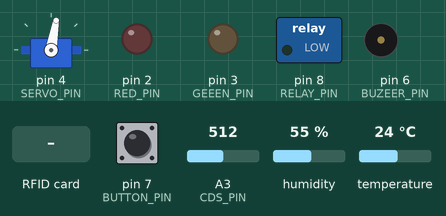
Simulated run of this sketch. Board: Arduino Uno, built with avr-gcc and run on an emulated ATmega328P. Shown: servo, switched loads named in the sketch (green lamp = pin HIGH), output pins drawn as LEDs (lit = HIGH), buzzer (waves = sounding). Inputs (shaded band) come from the test bench; at power-on: A3 (CDS_PIN) = 512, pin 7 (BUTTON_PIN) HIGH, humidity 55 %, temperature 24 °C. Pins used as bus, display or sensor lines are not drawn; what the sketch prints to the serial monitor is not drawn.

Above: at 1.2 s.
1.3 s: RFID card 93 D7 FA 18 A6 held to the reader
At 1.41 s:
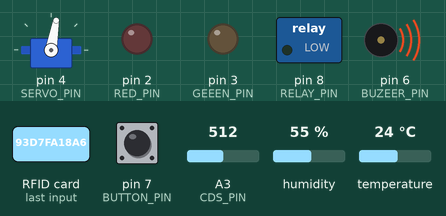
At 3.23 s:
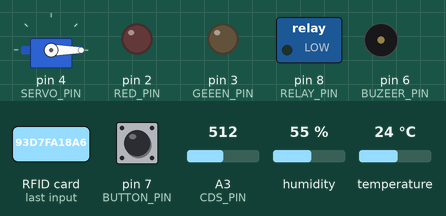
4.8 s: A3 (CDS_PIN) set to 1023
Timing chart, 0 to 7.8 s (numbered marks = the images above; inputs shaded):
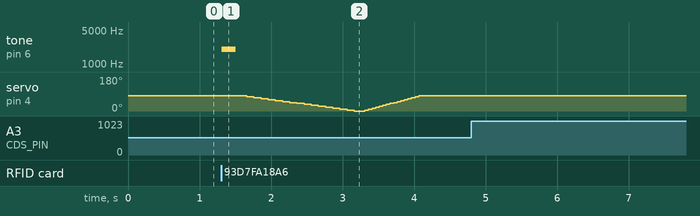

Measured:
- after the input at 1.3 s, tone on pin 6 (BUZEER_PIN): silent → 2000 Hz at once, → silent 0.20 s later; servo on pin 4 (SERVO_PIN): 80° → 75° after 0.36 s, → 70° 0.10 s later, → 65° 0.10 s later, → 60° 0.10 s later, … (32 changes in this stretch)
- after the input at 4.8 s, every drawn part: stays the same

The sketch:

Py_Control_Test.ino
```cpp
/*
    LCD 螢幕資料
   ---------------------------------
   R:1 28.30,89.00 (接收自Python)
   756,20.10,57.00 (回應給Python)
   ---------------------------------
   接收指令
   LED RED  :1 -> D2
   LED GREEN:2 -> D3
   Servo    :4(Open),
             8(Close) -> D4 (紅+5V,菊D4,咖GND)
   Python 傳送指定數值可以控制設備
   傳送過來的值要顯示在 LCD 上
   Buzeer => GND -> GND
             I/O -> D6
             VCC -> +5V
   BUTTON => D7
   ----------------------------------
   傳送資料
   CDS => GND  -> GND
          VCC  -> +5V
          SIG  -> A3
   DHT => GND  -> GND
          DATA -> D5
          VCC  -> +5V
*/
#include <Servo.h>
#include <Timer.h>
#include <Wire.h>
//#include <LCD.h>
//#include <LiquidCrystal_I2C.h>
#include "DHT.h"
#include "MyDef.h"
#include <SPI.h>
#include <RFID.h>

//LiquidCrystal_I2C lcd(I2C_ADDR, 2, 1, 0, 4, 5, 6, 7, 3, POSITIVE);
Timer timer1, timer2, timer3, timer4;
Servo myservo; // 建立 Servo 物件
DHT dht(DHT_PIN, DHT_TYPE); // 初始化 dht

int DHT_DELTA = -3;
int openDegree  = 0;  // 開門角度
int closeDegree = 80; // 關門角度
int curDegree   = closeDegree;
int cdsValue = 0;
float humi = 0.0;
float temp = 0.0;

int control = 0;
int minControl = 0;
int maxControl = 256;
String inString = "";
boolean isBuzeer = false;
bool idcard = false;
String cardId = ""; // 卡片 id
String primary[1] = {"93d7fa18a6"}; //{"ac","1e","41","4a","b9"}

RFID rfid(SDA_PIN, RST_PIN);

void setup() {
  Serial.begin(9600);
  pinMode(RED_PIN, OUTPUT);
  pinMode(GEEEN_PIN, OUTPUT);
  pinMode(SERVO_PIN, OUTPUT);
  pinMode(BUZEER_PIN, OUTPUT);
  pinMode(BUTTON_PIN, INPUT);
  pinMode(RELAY_PIN, OUTPUT);

  //lcd.begin(16, 2);
  //lcd.setBacklight(HIGH);
  //lcd.clear();


  myservo.attach(SERVO_PIN); // 設定 Servo 訊號腳位
  myservo.write(curDegree); // 0~180

  dht.begin(); // 啟動 dht
  SPI.begin();
  rfid.init();

  digitalWrite(RELAY_PIN, LOW);

  timer1.every(100,  listenerSerial);
  timer2.every(100,  playLED);
  timer2.every(100,  playServo);
  timer2.every(100,  playBuzeerAndButton);
  timer2.every(100,  playDHT11AndCDS);
  timer3.every(100,  IdDoor);
  timer4.every(1000,  responseData);
}

void loop() {
  timer1.update();
  timer2.update();
  timer3.update();
  timer4.update();
}
void IdDoor() {
  if (rfid.isCard() && rfid.readCardSerial()) { // 偵測到卡
    // 讀取卡片id
    tone(BUZEER_PIN, 2000, 200);
    Serial.println("Card found");
    for (int i = 0; i < 5; i++) {
      cardId += String(rfid.serNum[i], HEX); // 組合前5個id內容
    }
    for (int i = 0; i < sizeof(primary) / sizeof(primary[0]); i++) {
      for (int j = 0; j < 5; j++) {
        if (primary[i].charAt(j) != cardId.charAt(j)) {
          Serial.println("請重新感應");
          break;
        } else {
          Serial.println("通行");
          cardId = "";
          idcard = true;
        }
      }
    }
  }
  delay(200);
}
void responseData() {
  Serial.print(cdsValue);
  Serial.print(",");
  Serial.print(temp);
  Serial.print(",");
  Serial.print(humi);
  Serial.print(",");
  Serial.print(control);
  Serial.print(",");
  Serial.print(curDegree);
  Serial.println();

  /*lcd.setCursor(0, 1);
    lcd.print("                ");
    lcd.setCursor(0, 1);
    lcd.print(cdsValue);
    lcd.print(", ");
    lcd.print(temp);
    lcd.print(",");
    lcd.print(humi);*/
}

void playDHT11AndCDS() {
  cdsValue = analogRead(CDS_PIN);
  float h = dht.readHumidity(); // 濕度
  float t = dht.readTemperature(false); // 溫度 true: 華氏, false(預設): 攝氏
  if (isnan(h) || isnan(t)) { // nan -> not a number
    delay(500);
    return;
  }
  humi = h;
  // 溫度 delta 調整
  temp = t + DHT_DELTA;
}

void playBuzeerAndButton() {
  if (control == 16) { // 開警報
    isBuzeer = true;
  }
  if (isBuzeer) {
    tone(BUZEER_PIN, 2500, 500);
    delay(200);
  }
  if (digitalRead(BUTTON_PIN) == LOW) { // LOW = 0, HIGH = 1
    control = 32; // 關警報
    isBuzeer = false;
  }
}

void playLED() {
  digitalWrite(RED_PIN,   control & 1);
  digitalWrite(GEEEN_PIN, control & 2);
}

void playServo() {
  // 開門
  if ((control & 4) > 0 && curDegree == closeDegree) {
    for (int i = closeDegree; i >= openDegree; i -= 5) {
      myservo.write(i);
      curDegree = i;
      delay(50);
    }
    digitalWrite(RELAY_PIN, LOW);
  }

  // 關門
  if ((control & 8) > 0 && curDegree == openDegree) {
    for (int i = openDegree; i <= closeDegree; i += 5) {
      myservo.write(i);
      curDegree = i;
      delay(50);
    }
    digitalWrite(RELAY_PIN, HIGH);
  }
  if (idcard == true) {
    for (int i = closeDegree; i >= openDegree; i -= 5) {
      myservo.write(i);
      curDegree = i;
      delay(100);
    }
    for (int i = openDegree; i <= closeDegree; i += 5) {
      myservo.write(i);
      curDegree = i;
      delay(50);
    }
    idcard = false;
  }
}

boolean ow = false;
String owString = "";
//ex: A23.56,78.12#
void listenerSerial() {
  while (Serial.available() > 0) {
    int inChar = Serial.read();
    if (inChar == 65) { // A
      owString = "";
      ow = true;
    } else if (isDigit(inChar) && ow == false) {
      inString += (char)inChar;
    }

    if (ow == true) {
      owString += (char)inChar;
    }
    /*lcd.setCursor(0, 0);
      lcd.print("R:");*/
    if (inChar == '\n' || inChar == '#' && ow == true) {
      /*lcd.setCursor(5, 0);
        lcd.print("            ");
        lcd.setCursor(5, 0);
        lcd.print(owString.substring(1, owString.length() - 1)); // ex: A23.56,78.12# -> 23.56,78.12*/
      owString = "";
      ow = false;
    } else if (inChar == '\n' || inChar == '#' && ow == false) { // "#" 或 "\n" 表示結束字元
      int tmpControl = inString.toInt();
      if (tmpControl >= minControl && tmpControl <= maxControl) {
        control = tmpControl;
        /*lcd.setCursor(2, 0);
          lcd.print("  ");
          lcd.setCursor(2, 0);
          lcd.print(control);*/
      }
      inString = "";
    }
  }
  delay(50);
}

/*
  卡片
  Card found
  cardId: 93d7fa18a6
  Card size: 8K bits
  Auth pass
  0 0 0 0 0 0 0 0 0 0 0 0 0 0 0 A
  磁扣
  Card found
  cardId: ac1e414ab9
  Card size: 8K bits
  Auth pass
  0 0 0 0 0 0 0 0 0 0 0 0 0 0 0 0

*/
```

MyDef.h
```cpp
#define RED_PIN 2
#define GEEEN_PIN 3
#define SERVO_PIN 4
//#define I2C_ADDR 0x27
#define CDS_PIN A3
#define DHT_TYPE DHT11
#define DHT_PIN 5
#define BUZEER_PIN 6
#define BUTTON_PIN 7
#define RST_PIN 9
#define SDA_PIN 10
#define RELAY_PIN 8
```
